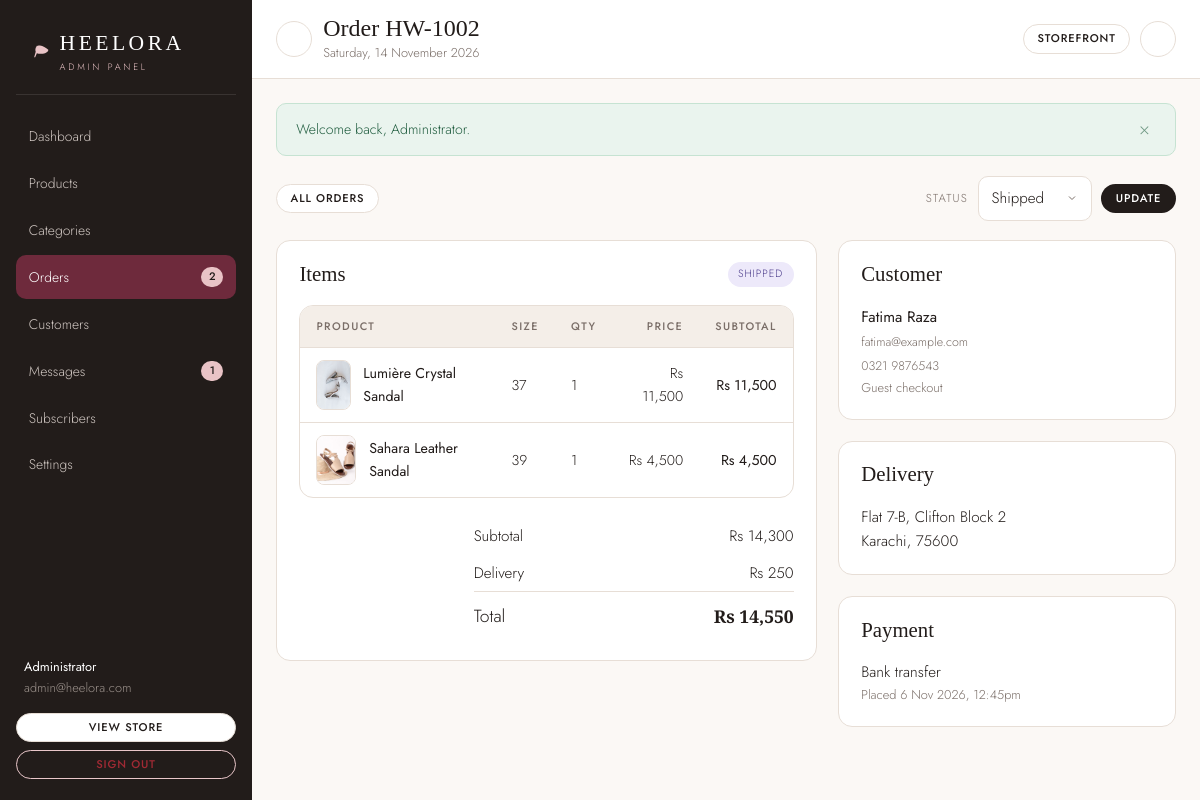
The page /admin/order-view.php?id=2 (signed in) on the database its author committed.
### tables this page shows
CREATE TABLE orders (
    id             INTEGER PRIMARY KEY AUTOINCREMENT,
    order_number   TEXT NOT NULL UNIQUE,
    customer_id    INTEGER,
    name           TEXT NOT NULL,
    email          TEXT NOT NULL,
    phone          TEXT NOT NULL,
    address        TEXT NOT NULL,
    city           TEXT NOT NULL,
    postal_code    TEXT DEFAULT '',
    notes          TEXT DEFAULT '',
    subtotal       REAL NOT NULL DEFAULT 0,
    shipping       REAL NOT NULL DEFAULT 0,
    total          REAL NOT NULL DEFAULT 0,
    payment_method TEXT NOT NULL DEFAULT 'cod',
    status         TEXT NOT NULL DEFAULT 'pending',
    created_at     TEXT DEFAULT CURRENT_TIMESTAMP,
    FOREIGN KEY (customer_id) REFERENCES customers(id) ON DELETE SET NULL
);

CREATE TABLE order_items (
    id           INTEGER PRIMARY KEY AUTOINCREMENT,
    order_id     INTEGER NOT NULL,
    product_id   INTEGER,
    product_name TEXT NOT NULL,
    image        TEXT DEFAULT '',
    price        REAL NOT NULL DEFAULT 0,
    qty          INTEGER NOT NULL DEFAULT 1,
    size         TEXT DEFAULT '',
    FOREIGN KEY (order_id) REFERENCES orders(id) ON DELETE CASCADE,
    FOREIGN KEY (product_id) REFERENCES products(id) ON DELETE SET NULL
);

### includes/db.php (called while the page is built, shortened)
<?php
function db(): PDO
{
    static $pdo = null;
    if ($pdo instanceof PDO) {
        return $pdo;
    }
    $pdo = new PDO('sqlite:' . DB_FILE, null, null, [
        PDO::ATTR_ERRMODE            => PDO::ERRMODE_EXCEPTION,
        PDO::ATTR_DEFAULT_FETCH_MODE => PDO::FETCH_ASSOC,
        PDO::ATTR_EMULATE_PREPARES   => false,
    ]);
    $pdo->exec('PRAGMA foreign_keys = ON');
    $pdo->exec('PRAGMA journal_mode = WAL');
    return $pdo;
}

### admin/includes/auth.php (called while the page is built, shortened)
<?php
function admin_user(): ?array
{
    $stmt = db()->prepare('SELECT * FROM admins WHERE id = ?');
    $stmt->execute([(int) $_SESSION['admin_id']]);
    $row = $stmt->fetch();
    return $row ?: null;
}
function require_admin(): array
{
    $admin = admin_user();
    return $admin;
}
function admin_url(string $path = ''): string
{
    return url('admin/' . ltrim($path, '/'));
}

### admin/order-view.php (the view, shortened to what this page needs)
<?php
require_once __DIR__ . '/includes/auth.php';
$admin = require_admin();
$pdo = db();
$id  = (int) ($_GET['id'] ?? 0);
$stmt = $pdo->prepare('SELECT * FROM orders WHERE id = ?');
$stmt->execute([$id]);
$order = $stmt->fetch();
$itemStmt = $pdo->prepare('SELECT * FROM order_items WHERE order_id = ?');
$itemStmt->execute([$id]);
$items = $itemStmt->fetchAll();
$customerStmt = $pdo->prepare('SELECT * FROM customers WHERE id = ?');
$customerStmt->execute([(int) ($order['customer_id'] ?? 0)]);
$customer = $customerStmt->fetch();
$admin_title  = 'Order ' . $order['order_number'];
$admin_active = 'orders';
require __DIR__ . '/includes/header.php';
?>
<div class="admin-toolbar">
    <a class="btn btn--light btn--sm" href="<?= e(admin_url('orders.php')) ?>"><?= icon('arrow-left') ?> All orders</a>
    <form method="post" action="<?= e(admin_url('order-view.php?id=' . (int) $order['id'])) ?>" class="admin-toolbar__filters">
        <label class="field__label" for="ov-status" style="margin:0">Status</label>
        <select class="select" id="ov-status" name="status" data-auto-submit>
            <?php foreach (order_statuses() as $state): ?>
                <option value="<?= e($state) ?>" <?= $order['status'] === $state ? 'selected' : '' ?>><?= e(ucfirst($state)) ?></option>
            <?php endforeach; ?>
        </select>
        <button type="submit" class="btn btn--dark btn--sm">Update</button>
    </form>
</div>
<div class="cols">
    <div class="admin-card">
        <div class="admin-card__head">
            <h2 class="admin-card__title">Items</h2>
            <span class="status <?= e(status_class((string) $order['status'])) ?>"><?= e(ucfirst((string) $order['status'])) ?></span>
        </div>
        <div class="table-wrap">
            <table class="admin-table">
                <thead>
                    <tr>
                        <th>Product</th>
                        <th>Size</th>
                        <th>Qty</th>
                        <th class="ta-right">Price</th>
                        <th class="ta-right">Subtotal</th>
                    </tr>
                </thead>
                <tbody>
                    <?php foreach ($items as $item): ?>
                        <tr>
                            <td>
                                <div style="display:flex;align-items:center;gap:.8rem">
                                    <img class="thumb" style="width:40px;height:50px" src="<?= e(product_image($item['image'])) ?>" alt="<?= e($item['product_name']) ?>">
                                    <span class="cell-strong"><?= e($item['product_name']) ?></span>
                                </div>
                            </td>
                            <td><?= $item['size'] !== '' ? e($item['size']) : '—' ?></td>
                            <td><?= (int) $item['qty'] ?></td>
                            <td class="ta-right"><?= e(money($item['price'])) ?></td>
                            <td class="ta-right cell-strong"><?= e(money((float) $item['price'] * (int) $item['qty'])) ?></td>
                        </tr>
                    <?php endforeach; ?>
                </tbody>
            </table>
        </div>
        <div style="max-width:320px;margin-left:auto;margin-top:1.2rem">
            <div style="display:flex;justify-content:space-between;padding:.4rem 0"><span>Subtotal</span><span><?= e(money($order['subtotal'])) ?></span></div>
            <div style="display:flex;justify-content:space-between;padding:.4rem 0"><span>Delivery</span><span><?= (float) $order['shipping'] > 0 ? e(money($order['shipping'])) : 'Free' ?></span></div>
            <div style="display:flex;justify-content:space-between;padding:.6rem 0;border-top:1px solid var(--line);font-size:1.1rem">
                <span>Total</span><strong style="font-family:var(--serif)"><?= e(money($order['total'])) ?></strong>
            </div>
        </div>
    </div>
    <div>
        <div class="admin-card">
            <div class="admin-card__head"><h2 class="admin-card__title">Customer</h2></div>
            <p class="mb-0">
                <span class="cell-strong"><?= e($order['name']) ?></span><br>
                <span class="cell-sub"><?= e($order['email']) ?></span><br>
                <span class="cell-sub"><?= e($order['phone']) ?></span>
            </p>
            <?php if ($customer): ?>
                <p class="field__hint mt-2">Registered account · <?= e($customer['email']) ?></p>
            <?php else: ?>
                <p class="field__hint mt-2">Guest checkout</p>
            <?php endif; ?>
        </div>
        <div class="admin-card">
            <div class="admin-card__head"><h2 class="admin-card__title">Delivery</h2></div>
            <p class="mb-0">
                <?= e($order['address']) ?><br>
                <?= e($order['city']) ?><?= $order['postal_code'] !== '' ? ', ' . e($order['postal_code']) : '' ?>
            </p>
        </div>
        <div class="admin-card mb-0">
            <div class="admin-card__head"><h2 class="admin-card__title">Payment</h2></div>
            <p class="mb-0"><?= $order['payment_method'] === 'cod' ? 'Cash on delivery' : 'Bank transfer' ?></p>
            <p class="field__hint">Placed <?= e(format_date((string) $order['created_at'], 'j M Y, g:ia')) ?></p>
        </div>
    </div>
</div>
<?php require __DIR__ . '/includes/footer.php'; ?>

### admin/includes/header.php (shortened to what this page needs)
<?php
$admin_title  = $admin_title ?? 'Dashboard';
$admin_active = $admin_active ?? 'dashboard';
$admin        = $admin ?? admin_user();
$pendingCount = (int) db()->query("SELECT COUNT(*) FROM orders WHERE status = 'pending'")->fetchColumn();
$unreadCount  = (int) db()->query('SELECT COUNT(*) FROM messages WHERE is_read = 0')->fetchColumn();
$adminNav = [
    ['label' => 'Dashboard',   'href' => 'index.php',       'key' => 'dashboard',  'icon' => 'grid'],
    ['label' => 'Products',    'href' => 'products.php',    'key' => 'products',   'icon' => 'box'],
    ['label' => 'Categories',  'href' => 'categories.php',  'key' => 'categories', 'icon' => 'layers'],
    ['label' => 'Orders',      'href' => 'orders.php',      'key' => 'orders',     'icon' => 'receipt', 'count' => $pendingCount],
    ['label' => 'Customers',   'href' => 'customers.php',   'key' => 'customers',  'icon' => 'users'],
    ['label' => 'Messages',    'href' => 'messages.php',    'key' => 'messages',   'icon' => 'mail', 'count' => $unreadCount],
    ['label' => 'Subscribers', 'href' => 'subscribers.php', 'key' => 'subscribers','icon' => 'sparkle'],
    ['label' => 'Settings',    'href' => 'settings.php',    'key' => 'settings',   'icon' => 'shield'],
];
?>
<!DOCTYPE html>
<html lang="en">
<head>
    <link rel="stylesheet" href="<?= e(asset('css/admin.css')) ?>">
</head>
<body>
<div class="admin-body">
    <aside class="admin-sidebar" data-admin-sidebar>
        <div class="admin-brand">
            <span><?= heel_glyph() ?></span>
            <span>
                <span class="admin-brand__name">HEELORA</span>
                <span class="admin-brand__sub">Admin panel</span>
            </span>
        </div>
        <nav class="admin-nav" aria-label="Admin">
            <?php foreach ($adminNav as $item): ?>
                <a href="<?= e(admin_url($item['href'])) ?>" class="<?= $admin_active === $item['key'] ? 'is-active' : '' ?>">
                    <span><?= e($item['label']) ?></span>
                    <?php if (!empty($item['count'])): ?>
                        <span class="admin-nav__count"><?= (int) $item['count'] ?></span>
                    <?php endif; ?>
                </a>
            <?php endforeach; ?>
        </nav>
        <div class="admin-sidebar__foot">
            <div class="admin-sidebar__user">
                <strong><?= e($admin['name'] ?? 'Administrator') ?></strong>
                <?= e($admin['email'] ?? '') ?>
            </div>
            <a class="btn btn--light btn--sm" href="<?= e(url('index.php')) ?>" target="_blank" rel="noopener"><?= icon('external') ?> View store</a>
            <a class="btn btn--danger btn--sm" href="<?= e(admin_url('logout.php')) ?>"><?= icon('logout') ?> Sign out</a>
        </div>
    </aside>
    <div class="admin-main">
        <header class="admin-topbar">
            <div style="display:flex;align-items:center;gap:.7rem">
                <button class="icon-btn admin-menu-btn" type="button" data-admin-menu aria-label="Open menu"><?= icon('menu') ?></button>
                <div>
                    <h1 class="admin-topbar__title"><?= e($admin_title) ?></h1>
                    <p class="admin-topbar__sub mb-0"><?= e(date('l, j F Y')) ?></p>
                </div>
            </div>
            <div class="admin-topbar__actions">
                <a class="btn btn--light btn--sm" href="<?= e(url('index.php')) ?>" target="_blank" rel="noopener">Storefront <?= icon('external') ?></a>
                <a class="icon-btn" href="<?= e(admin_url('logout.php')) ?>" aria-label="Sign out"><?= icon('logout') ?></a>
            </div>
        </header>
        <div class="admin-content">
            <?= flash_render() ?>

### rows shown on the page
orders: status "Shipped", status "SHIPPED", subtotal "Rs 14,300", shipping "Rs 250", total "Rs 14,550", name "Fatima Raza", email "fatima@example.com", phone "0321 9876543", address "Flat 7-B, Clifton Block 2", city "Karachi", postal_code "75600", created_at "6 Nov 2026, 12:45pm"
order_items: image (picture), product_name "Lumière Crystal Sandal", size "37", qty "1", price "Rs 11,500", money((float) $item['price'] * (int) $item['qty']) "Rs 11,500"
order_items: image (picture), product_name "Sahara Leather Sandal", size "39", qty "1", price "Rs 4,500", money((float) $item['price'] * (int) $item['qty']) "Rs 4,500"

### other values the page prints
$item['label'] "Dashboard"
$item['label'] "Products"
$item['label'] "Categories"
$item['label'] "Orders"
$item['count'] "2"
$item['label'] "Customers"
$item['label'] "Messages"
$item['count'] "1"
$item['label'] "Subscribers"
$item['label'] "Settings"
$admin['name'] "Administrator"
$admin['email'] "admin@heelora.com"
$admin_title "Order HW-1002"
$message "Welcome back, Administrator."
